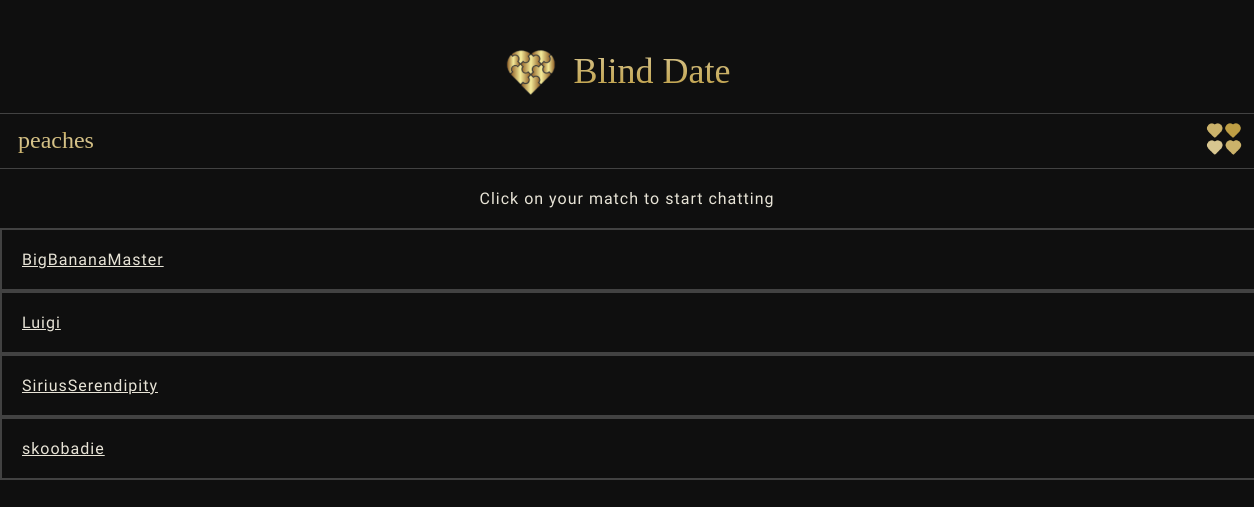
Page /matches (signed in) on the earlier database version.
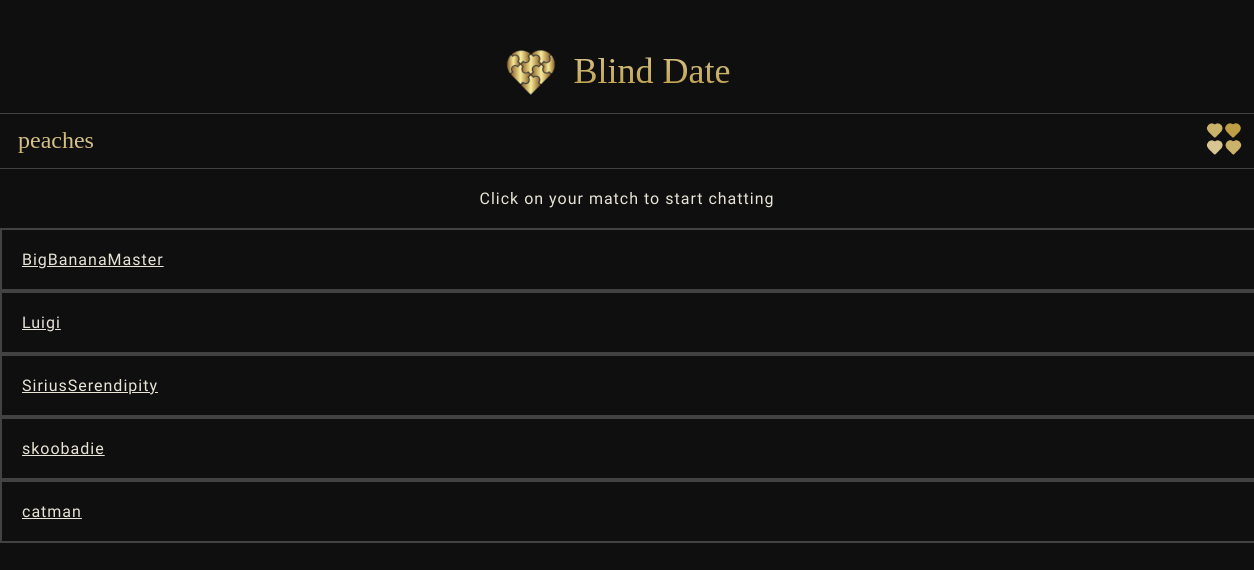
Same page on the later database version.
### blinddate/models.py (models this page shows)
class Profile(models.Model):
    GENDER_CHOICES = [
        ('male', 'Male'),
        ('female', 'Female'),
        ('non_binary', 'Non-Binary'),
        ('all', 'All')
    ]
    profile_owner = models.ForeignKey(User, on_delete=models.CASCADE, related_name="userprofile")
    date = models.DateTimeField(auto_now_add=True)
    age = models.PositiveIntegerField(validators=[
            MinValueValidator(0, message="Age must be at least 0."),
            MaxValueValidator(99, message="Age must be at most 99."),
        ])
    country = models.CharField(max_length=50)
    city = models.CharField(max_length=50)
    gender = models.CharField(max_length=10, choices=GENDER_CHOICES)
    looking_for_gender = models.CharField(max_length=10, choices=GENDER_CHOICES)
    about_me = models.TextField(max_length=1500)
    interests = models.TextField(max_length=150, blank=True, null=True)
    hobbys = models.TextField(max_length=150, blank=True, null=True)
    user_foto = models.ImageField(upload_to="profileImages/", blank=True, null=True)
    def __str__(self):
        return f"{self.profile_owner}"

### blinddate/views.py (the view)
# urls.py: path("matches", views.matches, name="matches"),
@login_required(login_url='login')
def matches(request):
    logged_in_user = User.objects.get(username=request.user)
    match, created = Match.objects.get_or_create(match_list_owner=logged_in_user)
    if created:
        pass
    liked_profiles =  match.matches.all()
    matches = []
    for profile in liked_profiles:
        profile_user = User.objects.get(username=profile)
        profile_match, created = Match.objects.get_or_create(match_list_owner=profile_user)
        for match in profile_match.matches.all():
            if str(match) == str(logged_in_user):
                matches.append(profile)
    context={
        "matches" : matches
    }
    return render(request,"matches.html",context)

### blinddate/templates/matches.html (shortened to what this page needs)
{% extends "layout.html" %}
{% load static %}
{% block main %}
    <div class="main-content">
        <p class="text-color match-info">Click on your match to start chatting</p>
        {% for match in matches %}
            <li class="match-item">
                <a href="{% url 'chat' match %}" class="text-color">{{match}}</a>
            </li>
        {% endfor %}
    </div>
{% endblock %}

### blinddate/templates/layout.html (shortened to what this page needs)
{% load static %}
<!DOCTYPE html>
<html lang="en">
    <head>
        <link href="{% static 'stylesheets/styles.css' %}" rel="stylesheet">
        <script src="{% static 'scripts/main.js' %}" defer></script>    </head>
    <body>
            {% if user.is_authenticated %}
            <header>
                <div class="brand-container mt30">
                    <img src="{% static 'img/heart_logo.png' %}" alt="logo" class="medium-logo">
                    <p class="brand-text"> Blind Date </p>
                </div>
            </header>
            <nav class="nav-bar">
                <ul>
                    <li class="username-label">
                        {{user.username}}
                    </li>
                    <li>
                        <img src="{%static 'img/menu.png' %}" alt="menu-selection" class="burger-menu-btn" id="menu-btn">
                    </li>
                </ul>
            </nav>
            {% endif %}
        <main class="main-page-content">
            {% block main %}
            {% endblock %}
        </main>
    </body>
    </html>

### blinddate/templates/menuCanvas.html (shortened to what this page needs)
{% load static %}

### blinddate/static/stylesheets/styles.css (style rules this page uses)
:root { --donkerzwart: #0f0f0f; --donkergrijs: #292929; --grijs: #424242; --goud: #CBB26A; --goud2: #be9e44; --lichtgoud:#d8c690; --txt:#e8e4d7; }
* { padding: 0px; margin: 0px; }
.text-color { color: var(--txt); font-family: 'Kdam Thmor Pro', sans-serif; letter-spacing: 1px; }
.mt30 { margin-top: 30px; }
body { background: var(--donkerzwart); }
.username-label { color: var(--goud); background: -webkit-linear-gradient(var(--goud2), var(--lichtgoud),var(--goud)); -webkit-background-clip: text; -webkit-text-fill-color: transparent; font-family: 'Cinzel Decorative', serif; font-size: 24px; margin: 5px 18px; }
.burger-menu-btn { width: 40px; cursor: pointer; margin: 5px 10px; }
.medium-logo { width: 50px; }
.brand-container { display: flex; justify-content: center; align-items: center; padding: 18px; }
.brand-text { color: var(--goud); background: -webkit-linear-gradient(var(--lichtgoud), var(--goud),var(--goud2)); -webkit-background-clip: text; -webkit-text-fill-color: transparent; font-family: 'Cinzel Decorative', serif; font-size: 36px; font-weight: 500; margin: 0 18px; }
.nav-bar > ul { display: flex; justify-content: space-between; align-items: center; border-top: 1px solid var(--grijs); border-bottom: 1px solid var(--grijs); }
.nav-bar > ul > li, .nav-bar > ul > li > a { color: white; list-style-type: none; text-decoration: none; }
.match-info { text-align: center; padding: 20px 20px; }
.match-item { border: 2px solid var(--grijs); padding: 20px 20px; width: 100vw; list-style-type: none; }

Differences in the rows shown:
added Profile: profile_owner.username "catman"
